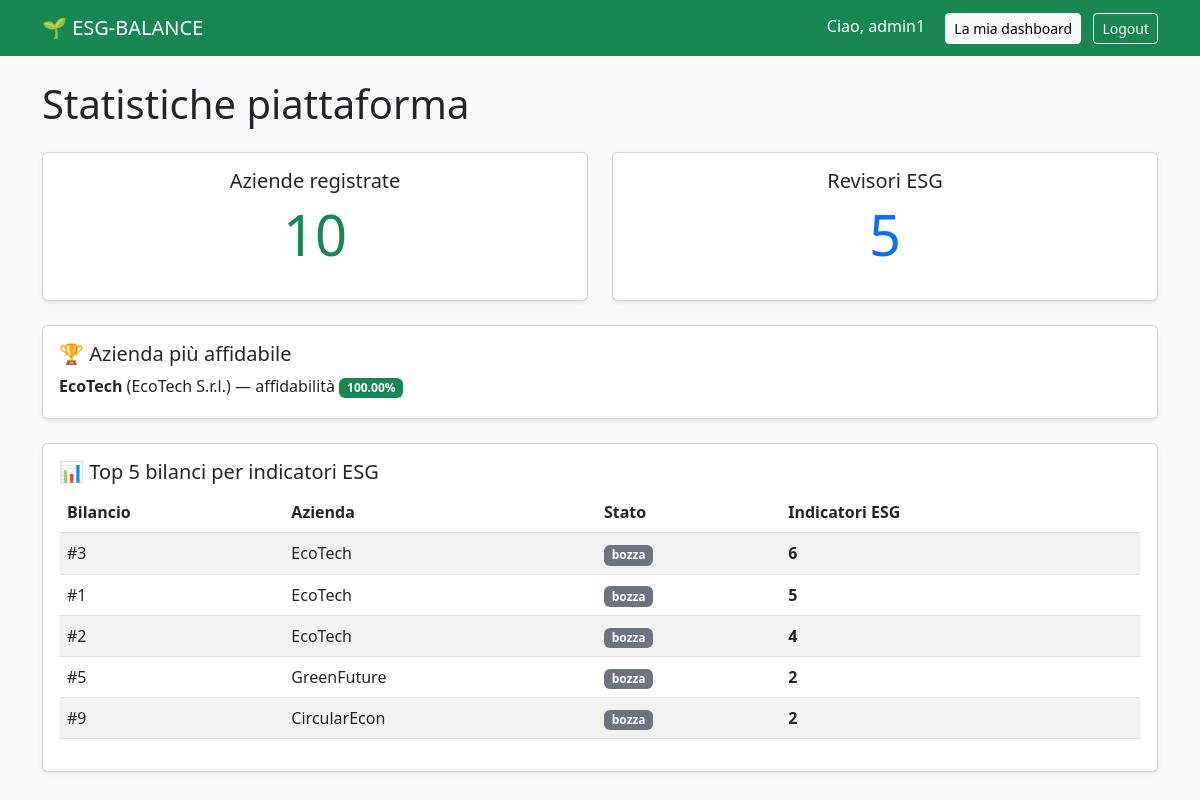
The app's page / (signed in) with its own data.
### tables this page shows
CREATE TABLE azienda (
    ragione_sociale   VARCHAR(100) NOT NULL,
    nome              VARCHAR(100) NOT NULL,
    partita_iva       CHAR(11)     NOT NULL UNIQUE,
    settore           VARCHAR(80)  NOT NULL,
    num_dipendenti    INT          NOT NULL,
    logo              VARCHAR(255),
    nr_bilanci        INT          NOT NULL DEFAULT 0,
    username_responsabile VARCHAR(50) NOT NULL,

    PRIMARY KEY (ragione_sociale),
    FOREIGN KEY (username_responsabile) REFERENCES responsabile_aziendale(username)
        ON UPDATE CASCADE,
    CHECK (num_dipendenti >= 0),
    CHECK (nr_bilanci >= 0)
);

CREATE TABLE bilancio (
    id_bilancio      INT          NOT NULL AUTO_INCREMENT,
    data_creazione   DATE         NOT NULL DEFAULT (CURRENT_DATE),
    stato            VARCHAR(20)  NOT NULL DEFAULT 'bozza',
    ragione_sociale  VARCHAR(100) NOT NULL,

    PRIMARY KEY (id_bilancio),
    FOREIGN KEY (ragione_sociale) REFERENCES azienda(ragione_sociale)
        ON DELETE CASCADE ON UPDATE CASCADE,
    CHECK (stato IN ('bozza', 'in_revisione', 'approvato', 'respinto'))
);

### php/includes/auth.php (called while the page is built, shortened)
<?php
function isLogged() {
    return isset($_SESSION['username']);
}
?>

### index.php (the view, shortened to what this page needs)
<?php
require_once 'php/db.php';
require_once 'php/includes/auth.php';
$num_aziende       = $pdo->query("SELECT num_aziende FROM v_num_aziende")->fetchColumn();
$num_revisori      = $pdo->query("SELECT num_revisori FROM v_num_revisori")->fetchColumn();
$azienda_top       = $pdo->query("SELECT * FROM v_azienda_piu_affidabile")->fetchAll();
$classifica_bilanci= $pdo->query("SELECT * FROM v_classifica_bilanci_esg LIMIT 5")->fetchAll();
?>
<!DOCTYPE html>
<html lang="it">
<head>
    <link href="https://cdn.jsdelivr.net/npm/bootstrap@5.3.0/dist/css/bootstrap.min.css" rel="stylesheet">
</head>
<body class="bg-light">
<nav class="navbar navbar-dark bg-success mb-4">
  <div class="container">
    <a class="navbar-brand" href="index.php">🌱 ESG-BALANCE</a>
    <div>
      <?php if (isLogged()): ?>
        <span class="text-white me-3">Ciao, <?= htmlspecialchars($_SESSION['username']) ?></span>
        <?php
          $dash_url = match ($_SESSION['tipo']) {
              'amministratore' => 'php/admin/dashboard.php',
              'revisore'       => 'php/revisore/dashboard.php',
              'responsabile'   => 'php/responsabile/dashboard.php',
              default          => 'index.php',
          };
        ?>
        <a href="<?= $dash_url ?>" class="btn btn-light btn-sm me-2">La mia dashboard</a>
        <a href="php/auth/logout.php" class="btn btn-outline-light btn-sm">Logout</a>
      <?php else: ?>
        <a href="php/auth/login.php" class="btn btn-light btn-sm">Login</a>
        <a href="php/auth/register.php" class="btn btn-outline-light btn-sm ms-2">Registrati</a>
      <?php endif; ?>
    </div>
  </div>
</nav>
<div class="container">
  <h1 class="mb-4">Statistiche piattaforma</h1>
  <div class="row mb-4">
    <div class="col-md-6">
      <div class="card text-center shadow-sm">
        <div class="card-body">
          <h5 class="card-title">Aziende registrate</h5>
          <p class="display-4 text-success"><?= $num_aziende ?></p>
        </div>
      </div>
    </div>
    <div class="col-md-6">
      <div class="card text-center shadow-sm">
        <div class="card-body">
          <h5 class="card-title">Revisori ESG</h5>
          <p class="display-4 text-primary"><?= $num_revisori ?></p>
        </div>
      </div>
    </div>
  </div>
  <div class="card mb-4 shadow-sm">
    <div class="card-body">
      <h5 class="card-title">🏆 Azienda più affidabile</h5>
      <?php if (count($azienda_top) > 0): ?>
        <?php foreach ($azienda_top as $a): ?>
          <p class="mb-1">
            <strong><?= htmlspecialchars($a['nome']) ?></strong>
            (<?= htmlspecialchars($a['ragione_sociale']) ?>)
            — affidabilità <span class="badge bg-success"><?= $a['percentuale_affidabilita'] ?>%</span>
          </p>
        <?php endforeach; ?>
      <?php else: ?>
        <p class="text-muted">Nessun dato disponibile.</p>
      <?php endif; ?>
    </div>
  </div>
  <div class="card mb-4 shadow-sm">
    <div class="card-body">
      <h5 class="card-title">📊 Top 5 bilanci per indicatori ESG</h5>
      <table class="table table-striped">
        <thead>
          <tr>
            <th>Bilancio</th>
            <th>Azienda</th>
            <th>Stato</th>
            <th>Indicatori ESG</th>
          </tr>
        </thead>
        <tbody>
          <?php foreach ($classifica_bilanci as $b): ?>
            <tr>
              <td>#<?= $b['id_bilancio'] ?></td>
              <td><?= htmlspecialchars($b['nome_azienda']) ?></td>
              <td><span class="badge bg-secondary"><?= $b['stato'] ?></span></td>
              <td><strong><?= $b['num_indicatori'] ?></strong></td>
            </tr>
          <?php endforeach; ?>
        </tbody>
      </table>
    </div>
  </div>
</div>
</body>
</html>

### records on screen
azienda: nome "EcoTech", ragione_sociale "EcoTech S.r.l.", percentuale_affidabilita "100.00"
bilancio: id_bilancio "3", nome_azienda "EcoTech", stato "bozza", num_indicatori "6"
bilancio: id_bilancio "1", nome_azienda "EcoTech", stato "bozza", num_indicatori "5"
bilancio: id_bilancio "2", nome_azienda "EcoTech", stato "bozza", num_indicatori "4"
bilancio: id_bilancio "5", nome_azienda "GreenFuture", stato "bozza", num_indicatori "2"
bilancio: id_bilancio "9", nome_azienda "CircularEcon", stato "bozza", num_indicatori "2"

### other values on screen
$_SESSION['username'] "admin1"
$num_aziende "10"
$num_revisori "5"
